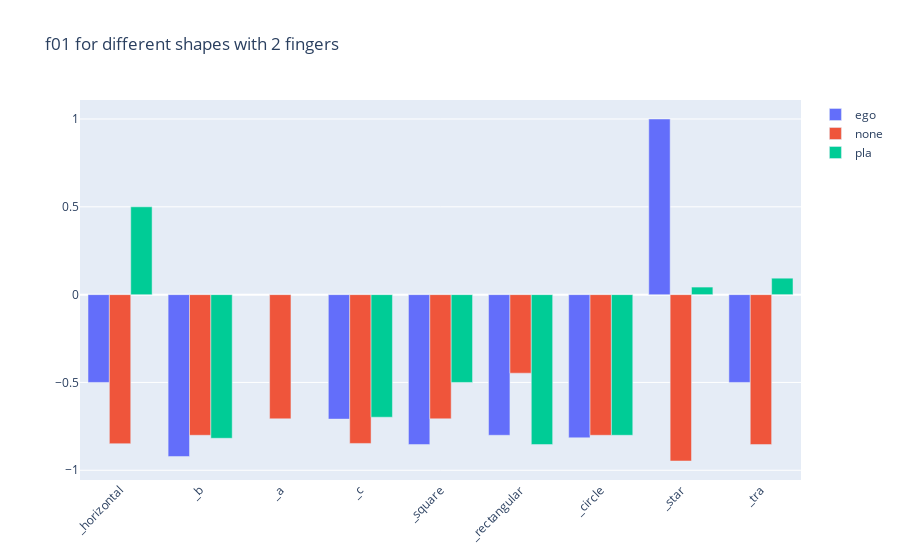
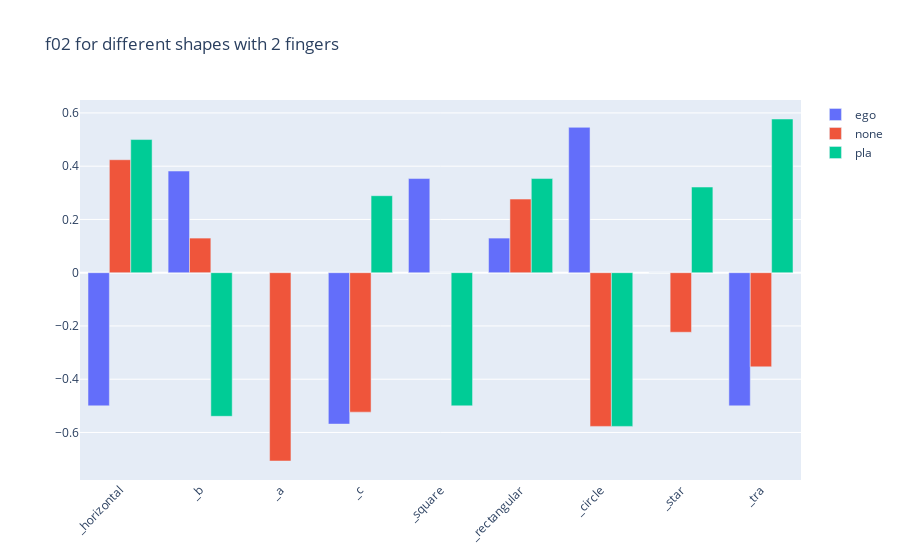
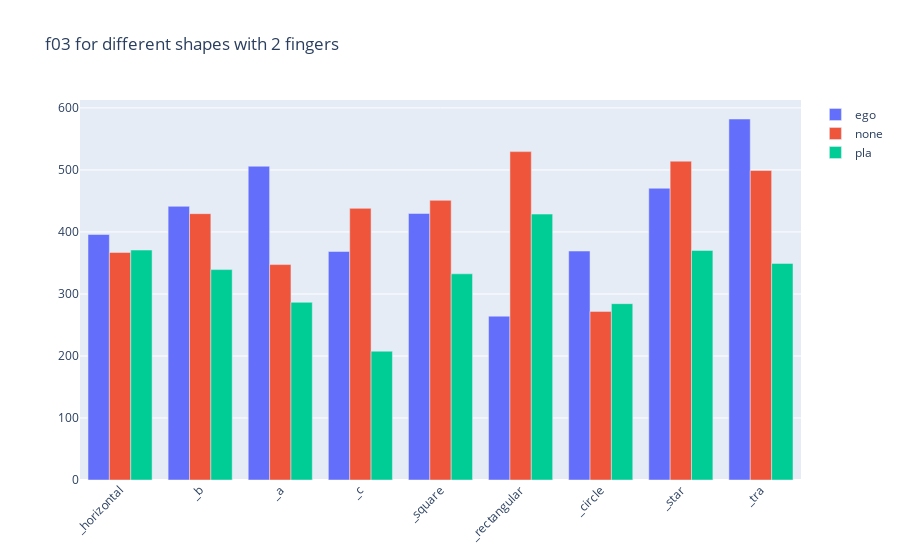
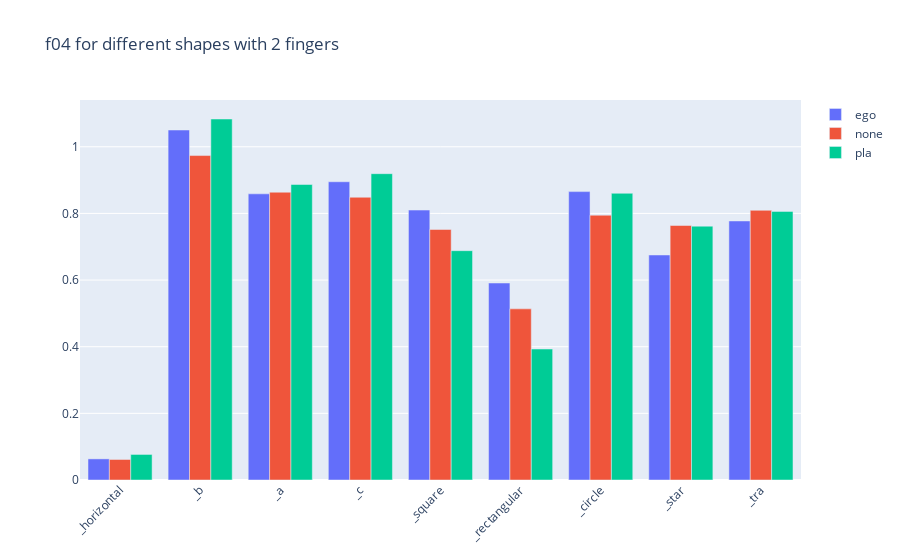

Notebook code cell kept with these figures, in order:
### Code cell
plot_features(two_fingers_gzn, two_fingers_jzq, 2)

### Figure 1 — Plotly figure (JSON) as saved in the notebook; plotly's stock layout.template omitted (floating-point values rounded to 4 significant figures)
{"data": [{"name": "ego", "type": "bar", "x": ["_horizontal", "_b", "_a", "_c", "_square", "_rectangular", "_circle", "_star", "_tra"], "y": [-0.5, -0.9216, null, -0.7087, -0.8536, -0.8008, -0.8151, 1, -0.5]}, {"name": "none", "type": "bar", "x": ["_horizontal", "_b", "_a", "_c", "_square", "_rectangular", "_circle", "_star", "_tra"], "y": [-0.8485, -0.8008, -0.7071, -0.8472, -0.7071, -0.4472, -0.8008, -0.9472, -0.8536]}, {"name": "pla", "type": "bar", "x": ["_horizontal", "_b", "_a", "_c", "_square", "_rectangular", "_circle", "_star", "_tra"], "y": [0.5, -0.8178, null, -0.6979, -0.5, -0.8536, -0.8008, 0.04308, 0.09366]}], "layout": {"barmode": "group", "title": {"text": "f01 for different shapes with 2 fingers"}, "xaxis": {"tickangle": -45}}}

### Figure 2 — Plotly figure (JSON) as saved in the notebook; plotly's stock layout.template omitted (floating-point values rounded to 4 significant figures)
{"data": [{"name": "ego", "type": "bar", "x": ["_horizontal", "_b", "_a", "_c", "_square", "_rectangular", "_circle", "_star", "_tra"], "y": [-0.5, 0.3817, null, -0.5685, 0.3536, 0.1299, 0.5459, 0, -0.5]}, {"name": "none", "type": "bar", "x": ["_horizontal", "_b", "_a", "_c", "_square", "_rectangular", "_circle", "_star", "_tra"], "y": [0.4243, 0.1299, -0.7071, -0.5236, 0, 0.2764, -0.5772, -0.2236, -0.3536]}, {"name": "pla", "type": "bar", "x": ["_horizontal", "_b", "_a", "_c", "_square", "_rectangular", "_circle", "_star", "_tra"], "y": [0.5, -0.5392, null, 0.2891, -0.5, 0.3536, -0.5772, 0.3217, 0.5772]}], "layout": {"barmode": "group", "title": {"text": "f02 for different shapes with 2 fingers"}, "xaxis": {"tickangle": -45}}}

### Figure 3 — Plotly figure (JSON) as saved in the notebook; plotly's stock layout.template omitted (floating-point values rounded to 4 significant figures)
{"data": [{"name": "ego", "type": "bar", "x": ["_horizontal", "_b", "_a", "_c", "_square", "_rectangular", "_circle", "_star", "_tra"], "y": [395.9, 441.3, 506.0, 368.5, 429.8, 264.2, 369.2, 470.5, 582.2]}, {"name": "none", "type": "bar", "x": ["_horizontal", "_b", "_a", "_c", "_square", "_rectangular", "_circle", "_star", "_tra"], "y": [366.9, 429.5, 347.4, 438.1, 451.0, 529.6, 271.9, 514.1, 499.1]}, {"name": "pla", "type": "bar", "x": ["_horizontal", "_b", "_a", "_c", "_square", "_rectangular", "_circle", "_star", "_tra"], "y": [370.8, 339.3, 286.5, 207.7, 332.5, 428.8, 284.4, 370.2, 349.3]}], "layout": {"barmode": "group", "title": {"text": "f03 for different shapes with 2 fingers"}, "xaxis": {"tickangle": -45}}}

### Figure 4 — Plotly figure (JSON) as saved in the notebook; plotly's stock layout.template omitted (floating-point values rounded to 4 significant figures)
{"data": [{"name": "ego", "type": "bar", "x": ["_horizontal", "_b", "_a", "_c", "_square", "_rectangular", "_circle", "_star", "_tra"], "y": [0.06335, 1.05, 0.8588, 0.895, 0.81, 0.5911, 0.8654, 0.6752, 0.7773]}, {"name": "none", "type": "bar", "x": ["_horizontal", "_b", "_a", "_c", "_square", "_rectangular", "_circle", "_star", "_tra"], "y": [0.06156, 0.9736, 0.8636, 0.8485, 0.7517, 0.5135, 0.7946, 0.7637, 0.8093]}, {"name": "pla", "type": "bar", "x": ["_horizontal", "_b", "_a", "_c", "_square", "_rectangular", "_circle", "_star", "_tra"], "y": [0.07669, 1.083, 0.8868, 0.9192, 0.6882, 0.393, 0.8604, 0.7617, 0.8061]}], "layout": {"barmode": "group", "title": {"text": "f04 for different shapes with 2 fingers"}, "xaxis": {"tickangle": -45}}}
